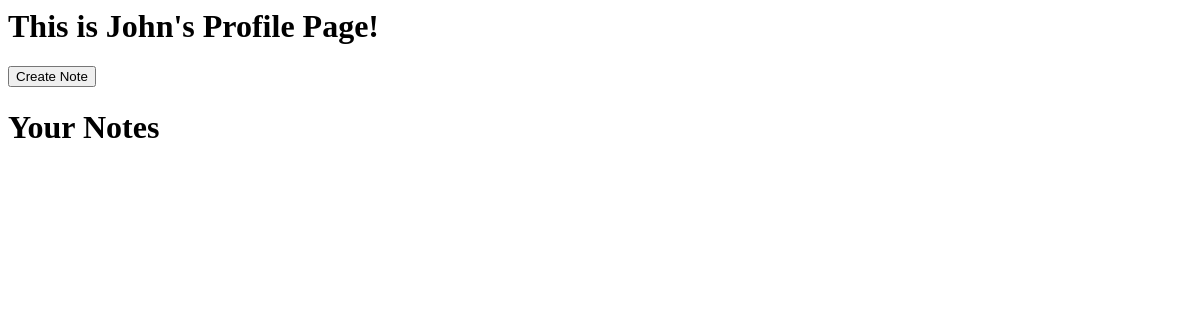
The page /user/John/ on the database as committed earlier.
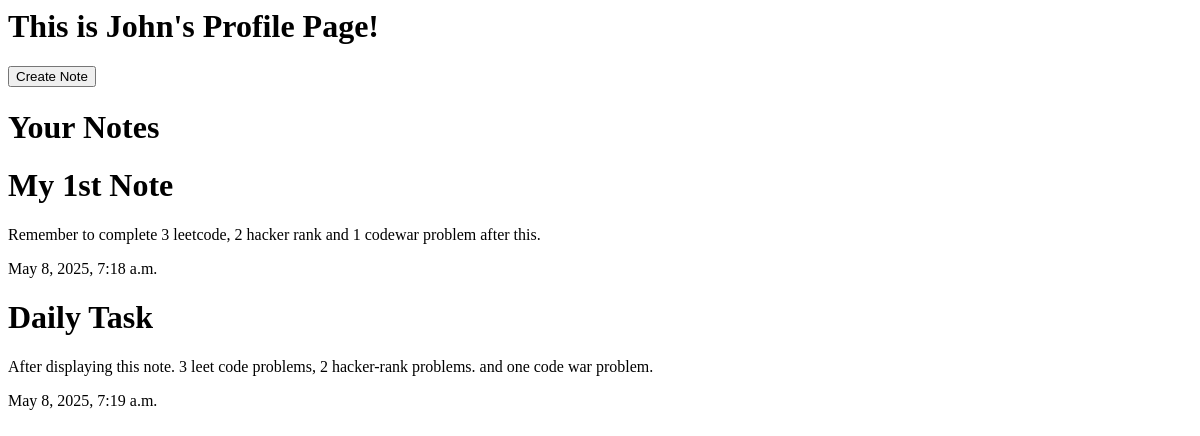
The same page on the database as committed later.
### notes/models.py (models this page shows, shortened)
class Note(models.Model):
    title = models.CharField(max_length=100)
    body = models.TextField()
    date = models.DateTimeField(auto_now=True, verbose_name='Date Updated')
    user = models.ForeignKey(User, on_delete=models.CASCADE)

### user/views.py (the view)
# urls.py: path('<str:username>/', profile, name='profile'),
def profile(request, username):
    user = get_object_or_404(User, username=username)
    notes = Note.objects.filter(user=user)
    context ={'user':user, 'notes':notes}
    return render(request, 'user/profile.html', context)

### user/templates/user/profile.html (shortened to what this page needs)
<h1>This is {{user.username}}'s Profile Page!</h1>
<a href={% url 'create_note' username=user.username %}>
  <button>Create Note</button>
<h1>Your Notes</h1>
{% for note in notes %}
<h1>{{note.title}}</h1>
<p>{{note.body}}</p>
<p>{{note.date}}</p>
{% endfor %}

Rows that differ between the two databases and show on the page:
added Note: title "My 1st Note", body "Remember to complete 3 leetcode, 2 hacker rank and 1 codewar problem after this.", date "May 8, 2025, 7:18 a.m."
added Note: title "Daily Task", body "After displaying this note. 3 leet code problems, 2 hacker-rank problems. and one code war problem.", date "May 8, 2025, 7:19 a.m."
